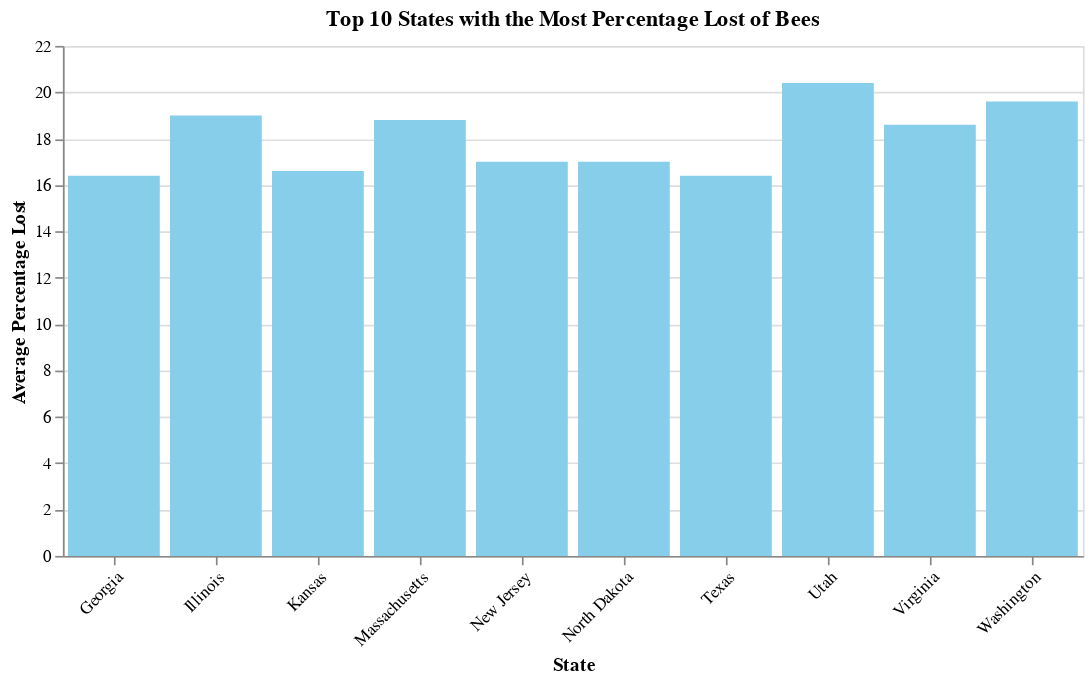

The notebook cell this image was saved under:
### Code cell
# Query to retrieve top 10 states with the most percentage lost of bees
query = """
    SELECT State, AVG(PercentLost) AS AveragePercentLost
    FROM Bee
    GROUP BY State
    ORDER BY AveragePercentLost DESC
    FETCH FIRST 10 ROWS ONLY
"""

# Execute the query
cursor.execute(query)

# Fetch all rows
rows = cursor.fetchall()

# Extract data into separate lists for plotting
states = []
percent_lost = []

for row in rows:
    states.append(row[0])
    percent_lost.append(row[1])

data = {"states": states,
        "percent_lost": percent_lost}

data = pd.DataFrame(data)


alt.Chart(data).mark_bar(color = "skyblue").encode(
    x = alt.X("states:N", title = 'State', axis=alt.Axis(labelAngle= -45)),
    y = alt.Y("percent_lost:Q", title = 'Average Percentage Lost'),
    tooltip = [alt.Tooltip("states", title = "State"),
               alt.Tooltip("percent_lost", title = "Average Percentage Lost", format='.2f')]
).properties(
    title = 'Top 10 States with the Most Percentage Lost of Bees',
    width = 600,
    height = 300
)

# Plot data using a bar chart
# plt.figure(figsize=(10, 6))
# plt.bar(states, percent_lost, color='skyblue')
# plt.xlabel('State')
# plt.ylabel('Average Percentage Lost')
# plt.title('Top 10 States with the Most Percentage Lost of Bees')
# plt.xticks(rotation=45, ha='right')
# plt.tight_layout()
# plt.show()

### Figure 1 — Vega-Lite specification as saved in the notebook (floating-point values rounded to 4 significant figures)
{"config": {"view": {"continuousWidth": 300, "continuousHeight": 300}}, "data": {"name": "data-70600d46b2a02e27d1cd3ab6dfa09453"}, "mark": {"type": "bar", "color": "skyblue"}, "encoding": {"tooltip": [{"field": "states", "title": "State", "type": "nominal"}, {"field": "percent_lost", "format": ".2f", "title": "Average Percentage Lost", "type": "quantitative"}], "x": {"axis": {"labelAngle": -45}, "field": "states", "title": "State", "type": "nominal"}, "y": {"field": "percent_lost", "title": "Average Percentage Lost", "type": "quantitative"}}, "height": 300, "title": "Top 10 States with the Most Percentage Lost of Bees", "width": 600, "$schema": "https://vega.github.io/schema/vega-lite/v5.16.3.json", "datasets": {"data-70600d46b2a02e27d1cd3ab6dfa09453": [{"states": "Utah", "percent_lost": 20.4}, {"states": "Washington", "percent_lost": 19.6}, {"states": "Illinois", "percent_lost": 19.0}, {"states": "Massachusetts", "percent_lost": 18.8}, {"states": "Virginia", "percent_lost": 18.6}, {"states": "North Dakota", "percent_lost": 17.0}, {"states": "New Jersey", "percent_lost": 17.0}, {"states": "Kansas", "percent_lost": 16.6}, {"states": "Georgia", "percent_lost": 16.4}, {"states": "Texas", "percent_lost": 16.4}]}}
